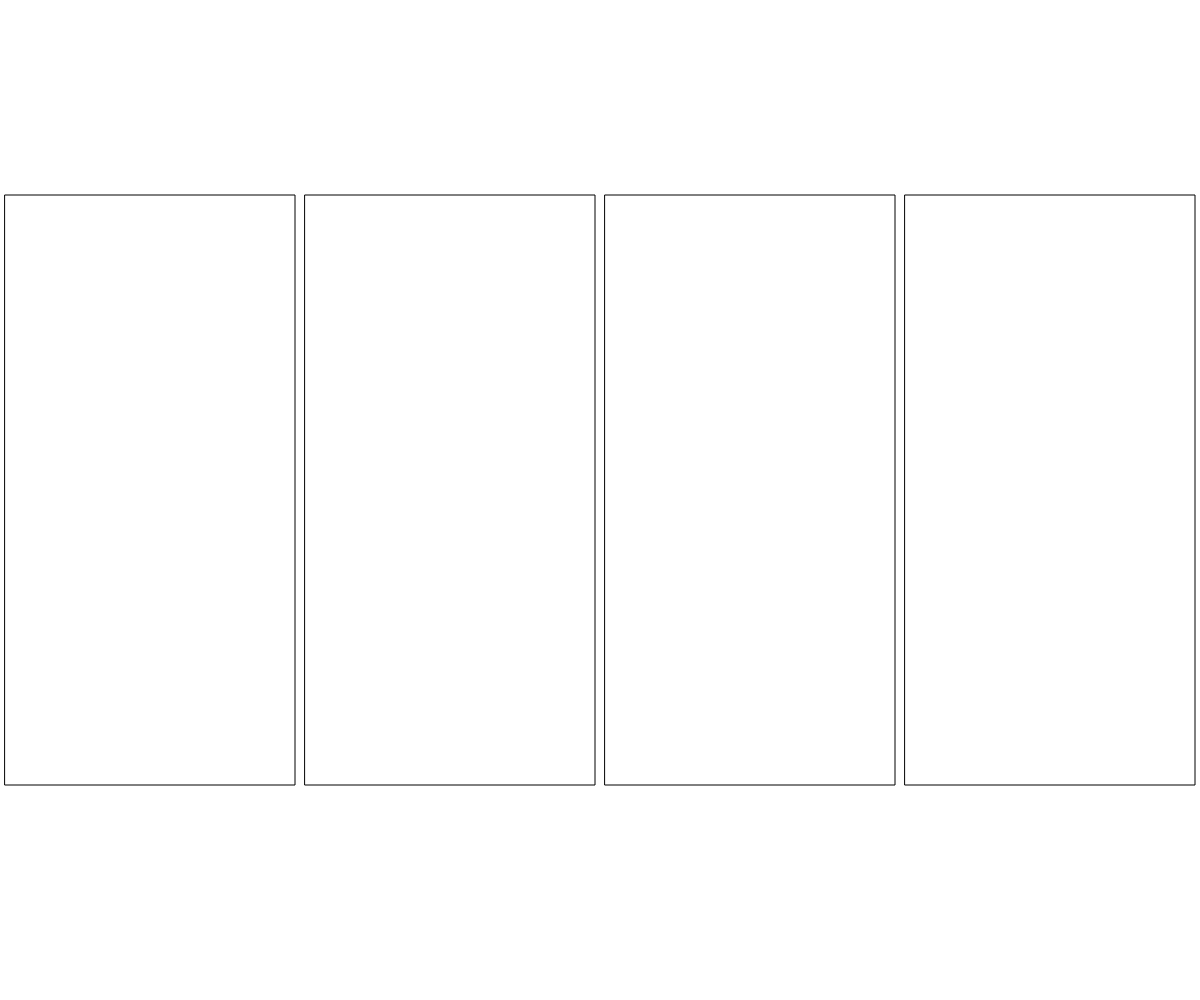
Frame 1 (no input)
Frame 60 (no input): identical to frame 1, image omitted
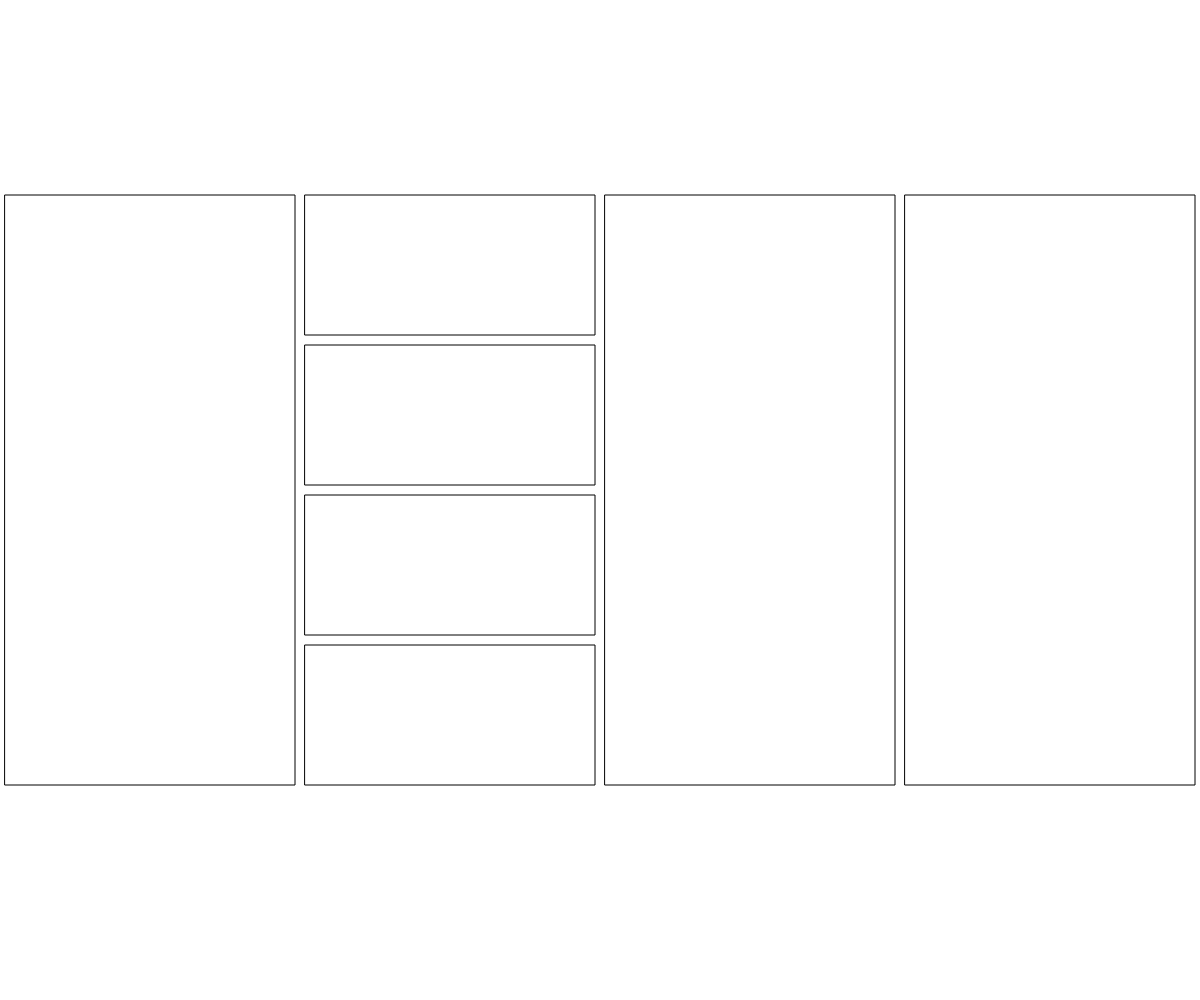
Frame 120 (the mouse pressed at the canvas centre since frame 60)

The p5.js sketch that drew these frames (run headless with seeded random() and noise() and a simulated clock; from frame 60 on, the mouse is pressed at the canvas centre):

// p5.js sketch
// ── sketch.js
let cells = [];

function setup(){
  createCanvas(windowWidth, windowHeight);

  let frameWidth, frameHeight;
  let offset = 10;
  if(windowWidth < 400){
    frameWidth = width;
    frameHeight = frameWidth * 2;
    cells.push(new Cell(width/2 - frameWidth/2, height/2 - frameHeight/2, frameWidth, frameHeight, 255));
  } else { //small screen, add one in the middle
    frameWidth = floor(windowWidth/4);// - offset;
    frameHeight = frameWidth * 2;
    for(let i = 0; i < 4; i++){
      cells.push(new Cell(i * frameWidth + offset, height/2 - frameHeight/2, frameWidth, frameHeight, 255));
    }
  }
}

function draw(){
  background(255);

  for(let c of cells){
    c.show();
  }
}

function mousePressed(){
  for(let c of cells){
    if(c.alive && c.clicked() && c.h > 25 && c.w > 25){
      let type;
      let r = random(); //roll the dice!
      if(c.h == c.w){ //square
        if(r > 0.5){
          type = 3; //split into 4 smaller squares
        } else {
          type = 1; //split in half
        }
      } else if(c.h > c.w){ //vertical rect
        if(r > 0.5){
          type = 0;//split vertically into 4
        } else {
          type = 5; //split vertically into 2
        }
      } else { //horizontal rect
        if(r > 0.5){
          type = 4; //split across
        } else {
          type = 1; //split
        }
      }

      //divide, based on some rule
      let newCells = c.divide(type);
      cells.push.apply(cells, newCells);
      cull();
      break; //only divide one cell per loop
    }
  }
}

function cull(){
  let aliveCells = [];
  for(let c of cells){
    if(c.alive){
      aliveCells.push(c);
    }
  }
  cells = aliveCells;
}

//cell class if its needed
class Cell {
  constructor(x, y, w, h, c) {
    this.x = x;
    this.y = y;
    this.w = w;
    this.h = h;
    this.color = c;
    this.alive = true;
    print(this);
  }

  show() {
    //display the cell, a rectangle
    fill(this.color);
    // rect(this.x, this.y, this.w, this.h);
    rect(this.x - 5, this.y -5, this.w -10 , this.h - 10);
  }

  divide(type) {
    //
    let children = [];
    //TODO add different types of division

    if(type == 0){
      //vertical  divide into 4 parts
      let newHeight = this.h/4;
      for(let i = 0; i < 4; i++){
        children.push(new Cell(this.x, this.y + i * newHeight, this.w, newHeight, 255));
      }
    } else if(type == 1){ //split in half
      let newWidth = this.w/2;
      children.push(new Cell(this.x, this.y, newWidth, this.h, 255));
      children.push(new Cell(this.x + newWidth, this.y, newWidth, this.h, 255));
    } else if(type ==3){
      //square it out
      let newWidth = this.w/2;
      let newHeight = this.h/2;
      children.push(new Cell(this.x, this.y, newWidth, newHeight, 255));
      children.push(new Cell(this.x + newWidth, this.y, newWidth, newHeight, 255));
      children.push(new Cell(this.x, this.y + newHeight, newWidth, newHeight, 255));
      children.push(new Cell(this.x + newWidth, this.y + newHeight, newWidth, newHeight, 255));
    } else if(type == 4){
      //horzontal divide into 4 parts
      let newWidth = this.w/4;
      for(let i = 0; i < 4; i++){
        children.push(new Cell(this.x + i * newWidth, this.y, newWidth, this.h, 255));
      }
    } else if(type == 5){
      //vertical divide into two parts
      let newHeight = this.h/2;
      for(let i = 0; i < 2; i++){
        children.push(new Cell(this.x, this.y + i * newHeight, this.w, newHeight, 255));
      }
    }


    // children.push(new Cell(this.x + this.size/2, this.y, this.size/2, randomColor()));
    // children.push(new Cell(this.x, this.y + this.size/2, this.size/2, randomColor()));
    // children.push(new Cell(this.x + this.size/2, this.y + this.size/2, this.size/2, randomColor()));

    this.alive = false;

    return children;
  }

  clicked() {
    if(mouseX > this.x && mouseX < this.x + this.w && mouseY > this.y && mouseY < this.y + this.h){
      print(this + " clicked")
      return true;
    } else {
      return false;
    }
  }
}

function randomColor(){
  let r, g, b;
  r = random(0, 255);
  g = random(0, 255);
  b = random(0, 255);

  return color(r,g,b);
}
